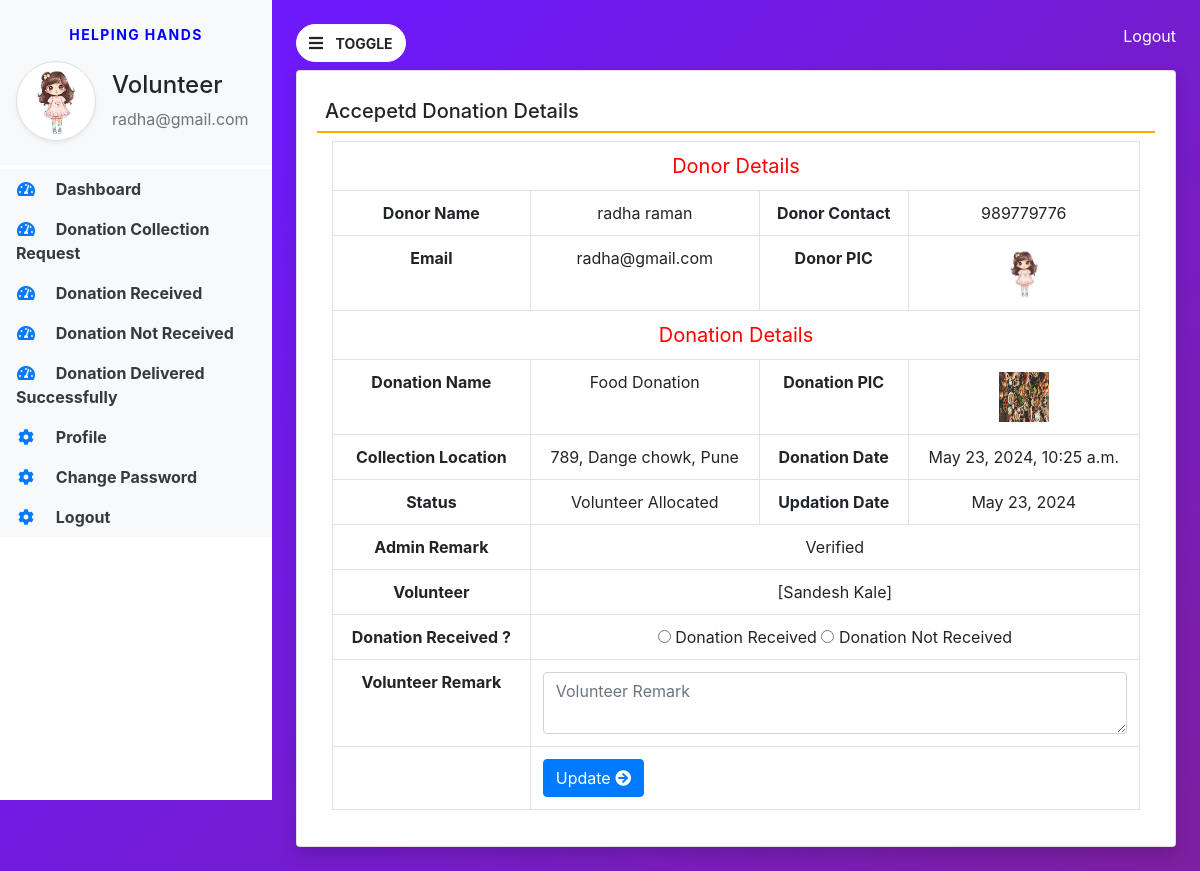
The app's page /donation_collectiondetail/1 (signed in) with its own data.
### helpinghands/models.py (models this page shows, shortened)
class Volunteer(models.Model):
    user=models.ForeignKey(User,on_delete=models.CASCADE)
    contact=models.CharField(max_length=15,null=True)
    address=models.CharField(max_length=300,null=True)
    userpic=models.FileField(null=True)
    idpic = models.FileField(null=True)
    aboutme=models.CharField(max_length=300,null=True)
    status=models.CharField(max_length=20,null=True)
    regdate=models.DateTimeField(auto_now_add=True)
    adminremark=models.CharField(max_length=300,null=True)
    updationdate=models.DateField(null=True)

class Donation(models.Model):
    donor = models.ForeignKey(Donor,on_delete=models.CASCADE)
    donationname = models.CharField(max_length=100,null=True,blank=True)
    donationpic = models.FileField(null=True,blank=True)
    collectionloc = models.CharField(max_length=300,null=True,blank=True)
    description = models.CharField(max_length=300,null=True,blank=True)
    status = models.CharField(max_length=50,null=True,blank=True)
    donationdate = models.DateTimeField(auto_now_add=True,blank=True)
    adminremark = models.CharField(max_length=300,null=True,blank=True)
    volunteer = models.ForeignKey(Volunteer,on_delete=models.CASCADE, blank=True, null=True)
    donationarea = models.ForeignKey(Organization, on_delete=models.CASCADE, blank=True, null=True)
    volunteerremark = models.CharField(max_length=300,null=True,blank=True)
    updationdate = models.DateField(null=True,blank=True)

class Donor(models.Model):
    user=models.ForeignKey(User,on_delete=models.CASCADE)
    contact=models.CharField(max_length=15,null=True)
    address=models.CharField(max_length=300,null=True)
    userpic=models.FileField(null=True)
    regdate=models.DateTimeField(auto_now_add=True)

### helpinghands/views.py (the view, shortened to what this page needs)
# urls.py: path('donation_collectiondetail/<int:pid>', donation_collectiondetail, name='donation_collectiondetail'),
def donation_collectiondetail(request, pid):
    if not request.user.is_authenticated:
        return redirect('volunteer_login')
    donation = Donation.objects.get(id=pid)
    error = ""
    return render(request, 'donation_collectiondetail.html', locals())

### helpinghands/templates/donation_collectiondetail.html (shortened to what this page needs)
{% extends 'volunteer_base.html' %}
{% block main %}
<div class="card shadow mt-2">
    <div class="card-body">
        <h5 class="p-2" style="border-bottom : 2px solid orange">
            Accepetd Donation Details
        </h5>
        <div class="container-fluid">
            <table class="table table-bordered">
                <tr align="center">
                    <td colspan="4" style="font-size:20px; color:red">Donor Details</td>
                </tr>
                <tr align="center">
                    <th>Donor Name</th>
                    <td>{{donation.donor.user.first_name}} {{donation.donor.user.last_name}}</td>
                    <th>Donor Contact</th>
                    <td>{{donation.donor.contact}}</td>
                </tr>
                <tr align="center">
                    <th>Email</th>
                    <td>{{donation.donor.user.username}}</td>
                    <th>Donor PIC</th>
                    <td><img src="{{donation.donor.userpic.url}}" width="50px" height="50px"></td>
                </tr>
                <tr align="center">
                    <td colspan="4" style="font-size:20px; color:red">Donation Details</td>
                </tr>
                <tr align="center">
                    <th>Donation Name</th>
                    <td>{{donation.donationname}}</td>
                    <th>Donation PIC</th>
                    <td><img src="{{donation.donationpic.url}}" width="50px" height="50px"></td>
                </tr>
                <tr align="center">
                    <th>Collection Location</th>
                    <td>{{donation.collectionloc}}</td>
                    <th>Donation Date</th>
                    <td>{{donation.donationdate}}</td>
                </tr>
                <tr align="center">
                    <th>Status</th>
                    <td>{{donation.status}}</td>
                    <th>Updation Date</th>
                    <td>{{donation.updationdate}}</td>
                </tr>
                <tr align="center">
                    <th>Admin Remark</th>
                    <td colspan="3">{{donation.adminremark}}</td>
                </tr>
                <tr align="center">
                    <th>Volunteer</th>
                    <td colspan="3">{{donation.user.username}} [{{donation.volunteer.user.first_name}}  {{donation.volunteer.user.last_name}}]</td>
                </tr>
                {% if not donation.volunteerremark %}
                <form method="post">
                <tr align="center">
                    <th>Donation Received ?</th>
                    <td colspan="3">
                        <input type="radio" name="status" value="Donation Received" required> Donation Received
                        <input type="radio" name="status" value="Donation Not Received" required> Donation Not Received
                    </td>
                </tr>
                <tr align="center">
                    <th>Volunteer Remark</th>
                    <td colspan="3">
                        <textarea class="form-control" placeholder="Volunteer Remark" name="volunteerremark" required></textarea>
                    </td>
                </tr>
                <tr>
                    <td></td>
                    <td colspan="3">
                        <button type="submit" class="btn btn-primary pull-left">Update <i class="fa fa-arrow-circle-right"></i></button>
                    </td>
                </tr>
                </form>
                {% else %}
                <tr>
                    <th>Volunteer Remark</th>
                    <td colspan="3">{{ donation.volunteerremark }}</td>
                </tr>
                {% endif %}
            </table>
        </div>
    </div>
</div>
{% endblock %}

### helpinghands/templates/volunteer_base.html (shortened to what this page needs)
{% load static %}
<html>
<body>
  <link rel="stylesheet" href="https://cdn.jsdelivr.net/npm/bootstrap@4.6.2/dist/css/bootstrap.min.css">
    <link rel="stylesheet" href="{% static 'css/base.css' %}">
    <link rel="stylesheet" href="https://cdnjs.cloudflare.com/ajax/libs/font-awesome/4.7.0/css/font-awesome.min.css">
    <link rel="stylesheet" href="https://use.fontawesome.com/releases/v5.7.0/css/all.css">
<link rel="stylesheet" href="https://cdn.datatables.net/2.0.6/css/dataTables.dataTables.css">
<link rel="stylesheet" href="https://cdn.datatables.net/buttons/3.0.2/css/buttons.dataTables.css">
<div class="vertical-nav bg-white" id="sidebar">
    <div class="py-4 px-3 mb-1 bg-light">
        <p class="text-center font-weight-bold text-uppercase px-3 small dashboard-text">Helping Hands</p>
        <div class="media d-flex align-items-center">
            <img src="{{request.user.volunteer_set.all.0.userpic.url}}" width="80" height="80" class="mr-3 rounded-circle img-thumbnail shadow-sm">
            <div class="media-body">
                <h4 class="mt-0">Volunteer</h4>
                <p class="text-muted mb-0">{{request.user.username}}</p>
            </div>
        </div>
    </div>
    <ul class="nav flex-column bg-white">
        <li class="nav-item">
            <a href="{% url 'volunteer_home' %}" class="nav-link text-dark bg-light">
                <i class="fas fa-tachometer-alt fa-fw mr-3 text-primary"></i>
                Dashboard
            </a>
        </li>
        <li class="nav-item">
            <a href="{% url 'collection_request' %}" class="nav-link text-dark bg-light">
                <i class="fas fa-tachometer-alt fa-fw mr-3 text-primary"></i>
                Donation Collection Request
            </a>
        </li>
         <li class="nav-item">
            <a href="{% url 'donationreceived_volunteer' %}" class="nav-link text-dark bg-light">
                <i class="fas fa-tachometer-alt fa-fw mr-3 text-primary"></i>
                Donation Received
            </a>
        </li>
        <li class="nav-item">
            <a href="{% url 'donationnotreceived_volunteer' %}" class="nav-link text-dark bg-light">
                <i class="fas fa-tachometer-alt fa-fw mr-3 text-primary"></i>
                Donation Not Received
            </a>
        </li>
        <li class="nav-item">
            <a href="{% url 'donationDelivered_volunteer' %}" class="nav-link text-dark bg-light">
                <i class="fas fa-tachometer-alt fa-fw mr-3 text-primary"></i>
                Donation Delivered Successfully
            </a>
        </li>
        <li class="nav-item">
            <a href="{% url 'profile_volunteer' %}" class="nav-link text-dark bg-light">
                <i class="fas fa-cog mr-3 text-primary fa-fw"></i>
                Profile
            </a>
        </li>
        <li class="nav-item">
            <a href="" class="nav-link text-dark bg-light">
                <i class="fas fa-cog mr-3 text-primary fa-fw"></i>
                Change Password
            </a>
        </li>
         <li class="nav-item">
            <a href="{% url 'logout' %}" class="nav-link text-dark bg-light">
                <i class="fas fa-cog mr-3 text-primary fa-fw"></i>
                Logout
            </a>
        </li>
    </ul>
</div>
<div class="page-content p-4" id="content">
    <a href="{% url 'logout' %}" title="Logout" class="float-right text-white">
  <i class="fa fa-sign-out" aria-hidden="true"></i>
  Logout
</a>
    <button id="sidebarCollapse" type="button" class="btn btn-light bg-white rounded-pill">
        <i class="fas fa-bars mr-2"></i>
        <small class="text-uppercase font-weight-bold">Toggle</small>
    </button>
    {% block main %}
    {% endblock %}
</div>
</body>
</html>

### helpinghands/static/css/base.css (style rules this page uses)
body { background-image :linear-gradient(135.9deg,rgba(109,25,252,1) 16.4%,rgba(125,31,160)); min-height:100vh; }
.vertical-nav { min-width:17rem; width:17rem; height:100vh; position:fixed; top:0; left:0; transition:all 0.4s; }
.page-content { width:calc(100%-17rem); margin-left:17rem; transition:all 0.4s; }
.dashboard-text { letter-spacing:0.1em; color:blue; }
.nav-link { font-weight:bold; }

### records on screen
Donation: donor.user.first_name "radha", donor.user.last_name "raman", donor.contact "989779776", donor.user.username "radha@gmail.com", donor.userpic (picture), donationname "Food Donation", donationpic (picture), collectionloc "789, Dange chowk, Pune", donationdate "May 23, 2024, 10:25 a.m.", status "Volunteer Allocated", updationdate "May 23, 2024", adminremark "Verified", volunteer.user.first_name "Sandesh", volunteer.user.last_name "Kale"

### other values on screen
{{ request.user.username }} "radha@gmail.com"
